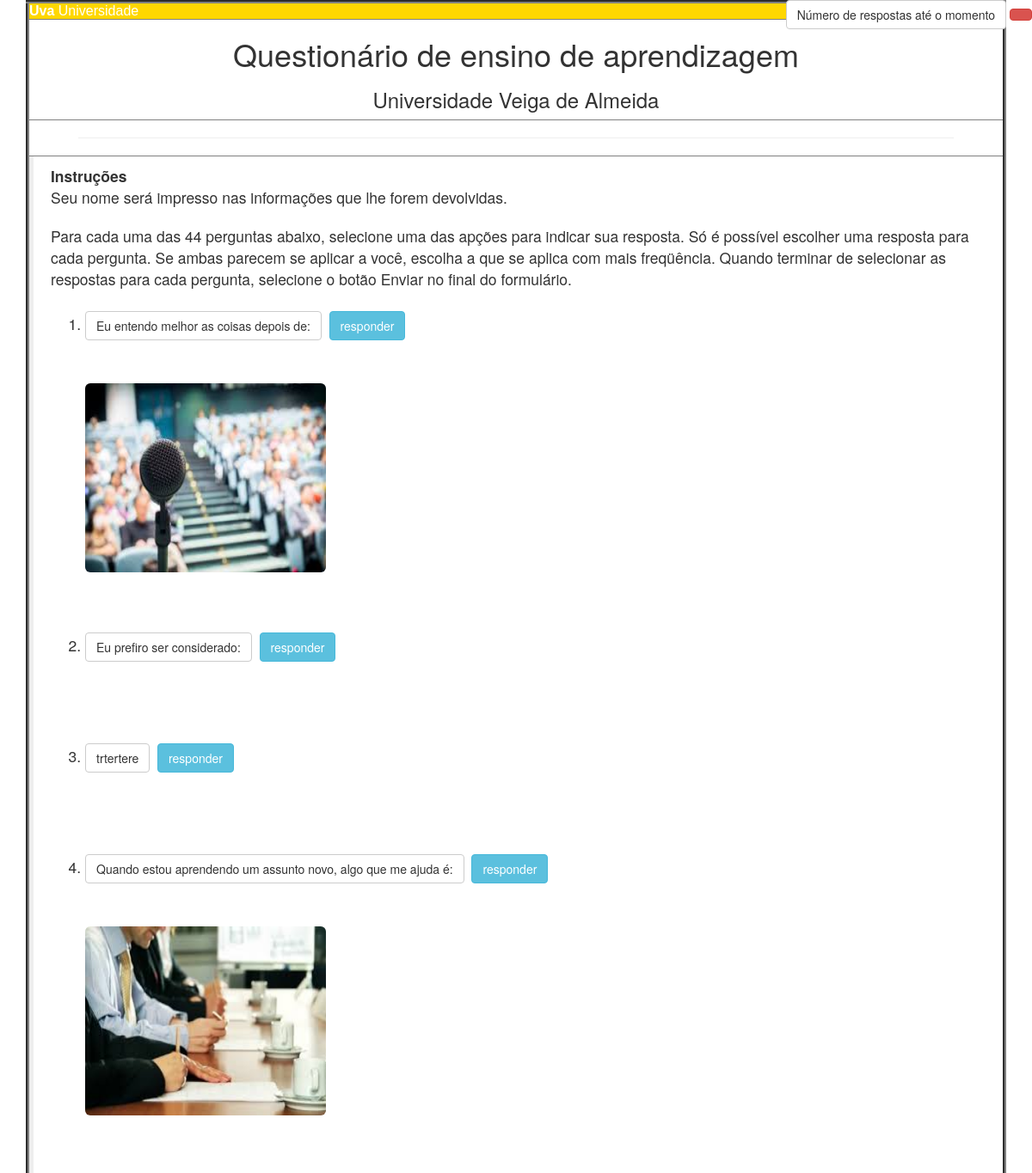
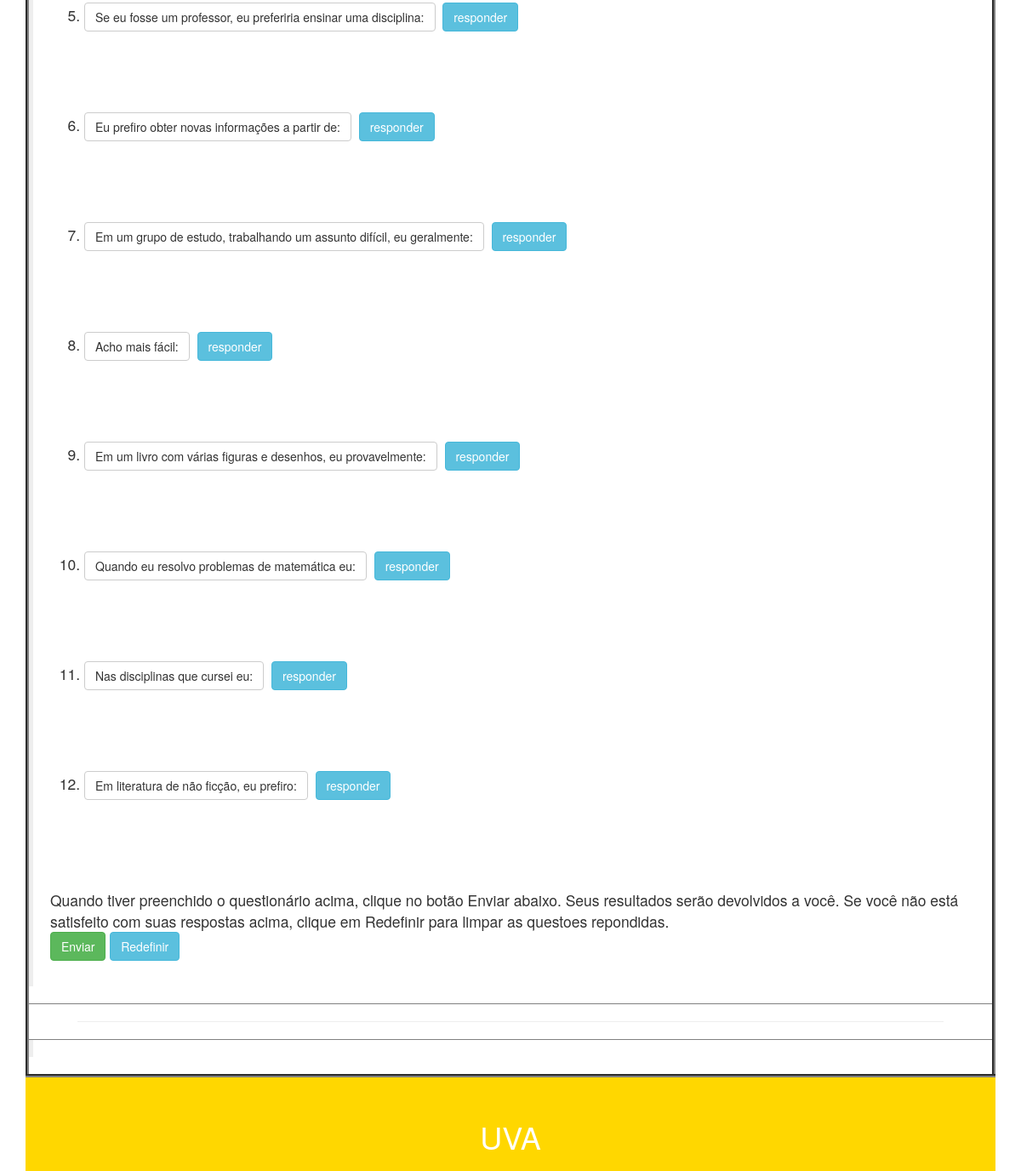
/Questionario_curso_teste.php, run on the app's committed database (2 pictures, top to bottom).
### tables this page shows
CREATE TABLE `questionario` (
  `ID_questionario` int(11) NOT NULL,
  `Conteudo` text NOT NULL,
  `Status` char(3) NOT NULL,
  `conclusao` text NOT NULL,
  `instrucao` text NOT NULL,
  `Nome` text NOT NULL,
  `Numero_questoes_necessarias` int(11) NOT NULL,
  `pagina` varchar(50) NOT NULL,
  `SIS_idcurso` int(11) NOT NULL
);

CREATE TABLE `perguntas` (
  `ID_pergunta` int(11) NOT NULL,
  `Conteudo` text NOT NULL,
  `Status` char(3) NOT NULL,
  `Tipo` varchar(30) DEFAULT NULL,
  `foto` varchar(30) NOT NULL
);

### Questionario_curso_teste.php (the view, shortened to what this page needs)
<?php
include_once 'conexa_acento.php';
$nome="Ensino de aprendizagem";
?>
<HTML>
<HEAD>
    <link rel="stylesheet" href="bootstrap/css/bootstrap.min.css">
</HEAD>
<div1  >
    <b class="btn btn-default">Número de respostas até o momento</b>
    <a class="btn btn-danger"  id='num_respostas'></a>
    </div1>
<BODY BGCOLOR=#ffffff>
<CENTER>
  <TABLE CELLPADDING=2 CELLSPACING=0 BORDER=0 BGCOLOR=#ffd700 WIDTH=95%>
    <TR>
      <TD ALIGN=center VALIGN=middle BGCOLOR=#ffd700 WIDTH=70% ><TABLE CELLPADDING=5 CELLSPACING=0 BORDER=4 BGCOLOR=#ffd700  WIDTH=100%>
          <TR>
            <TD ALIGN=left VALIGN=middle BGCOLOR=#ffd700 ><FONT FACE="Helvetica" COLOR=#ffffff> <B>Uva</B> Universidade </FONT></TD>
          </TR>
          <TR>
            <TD ALIGN=center VALIGN=middle BGCOLOR=#ffffff>
              <H1> Questionário de ensino de aprendizagem</H1>
              <H3>Universidade Veiga de Almeida<BR>
              </H3></TD>
          </TR>
          <TR>
            <TD ALIGN=center VALIGN=middle BGCOLOR=#ffffff><HR WIDTH=90%></TD>
          </TR>
          <TR>
            <TD ALIGN=left VALIGN=middle BGCOLOR=#ffffff><BLOCKQUOTE>
              <FORM ACTION="correcao.php" METHOD="post">
                <B> Instruções </B>
                <P> <?php  $instrucao = "select instrucao from questionario where nome ='".$nome."'" ;
               $instrucao_cont= mysqli_query($con,$instrucao);
               $instrucao = mysqli_fetch_array($instrucao_cont);
               echo $instrucao["instrucao"];
               ?>
               <?php  $questionarios = "select conteudo,Numero_questoes_necessarias from questionario  where nome like '".$nome."' ";
               $questionario_cont= mysqli_query($con,$questionarios);
               $questionario = mysqli_fetch_array($questionario_cont);
               echo $questionario["conteudo"];
               ?>
                <OL>
                    <br>
                      <?php
                      $perguntas = "select p.conteudo,p.ID_pergunta,p.status,p.foto from perguntas
                                    as p inner join contem  on contem.ID_pergunta = p.ID_pergunta
                                    inner join questionario on questionario.ID_questionario = contem.ID_questionario
                                    where questionario.nome like '".$nome."' ";
                      $perguntas_cont= mysqli_query($con,$perguntas);
                       ?>
                     ?> <?php
                      while($pergunta= mysqli_fetch_array($perguntas_cont)){
                          ?><?php
                          $cont=$pergunta["ID_pergunta"];
                          if($pergunta["status"] == "a"){
                       echo  "<LI>";  echo '<a class="btn btn-default">'.$pergunta["conteudo"].'</a>';
 echo '<input type="button" id="respostas'.$cont.'" class="btn btn-info" value="responder" onclick=aparecer('.$cont.','.$questionario["Numero_questoes_necessarias"].'),post'.$cont.'(),atualizar()> ' ; echo "<br><br>";
                          if($pergunta["foto"]!==""){echo "<br>";
      echo '<img src=img/'.$pergunta["foto"].' class="img-rounded" alt="Cinque Terre" width="280" height="220">';
      echo "<br>";
  }
  ?> <h1 id="box">       </H1>
                         </div> <?php
                        echo "<br>";
                        ?>  <div id="limpar<?php echo $cont; ?>"> </div>
                      <?php echo "<br>";
                          } }
                          ?>
                </OL>
                Quando tiver preenchido o questionário acima, clique no botão Enviar abaixo. Seus resultados
                serão devolvidos a você.
                Se você não está satisfeito com suas respostas acima, clique em Redefinir para limpar as questoes repondidas.
                <DL>
                  <DT>
                  <DD>
                     <INPUT TYPE=submit VALUE=Enviar id="finaliza" class="btn btn-success" onclick="return checar()">
                      <INPUT TYPE=reset VALUE=Redefinir class="btn btn-info">
                </DL>
              </FORM></TD>
          </TR>
          <TR>
            <TD ALIGN=center VALIGN=middle BGCOLOR=#ffffff><HR WIDTH=90%></TD>
          </TR>
            <TD ALIGN=left VALIGN=middle BGCOLOR=#ffffff><BLOCKQUOTE>
              </BLOCKQUOTE></TD>
        </TD>
    </TR>
  </TABLE>
</CENTER>
<footer>
    <h1>UVA</h1>
  </footer>
</BODY>
</HTML>

### Questionario_curso_teste.php (style rules this page uses)
div1 { position: fixed; right: 0pt; }
header,footer { background-color: #222; text-align: center; color:#FFF; font-size: 40px; padding: 20px 0; }
footer { background-color: #ffd700; padding: 10px 0; margin-top: 20px; text-align: center; }

### data on the page
questionario: Conteudo "Para cada uma das 44 perguntas abaixo, selecione uma das apções para indicar sua resposta. Só é possível escolher uma resposta para cada pergunta. Se ambas parecem se aplicar a você, escolha a que se aplica com mais freqüência. Quando terminar de selecionar as respostas para cada pergunta, selecione o botão Enviar no final do formulário."
perguntas: Conteudo "Eu entendo melhor as coisas depois de:", foto (picture)
perguntas: Conteudo "Eu prefiro ser considerado:"
perguntas: Conteudo "trtertere"
perguntas: Conteudo "Quando estou aprendendo um assunto novo, algo que me ajuda é:", foto (picture)
perguntas: Conteudo "Se eu fosse um professor, eu preferiria ensinar uma disciplina:"
perguntas: Conteudo "Eu prefiro obter novas informações a partir de:"
perguntas: Conteudo "Em um grupo de estudo, trabalhando um assunto difícil, eu geralmente:"
perguntas: Conteudo "Acho mais fácil:"
perguntas: Conteudo "Em um livro com várias figuras e desenhos, eu provavelmente:"
perguntas: Conteudo "Quando eu resolvo problemas de matemática eu:"
perguntas: Conteudo "Nas disciplinas que cursei eu:"
perguntas: Conteudo "Em literatura de não ficção, eu prefiro:"

### other printed values
$instrucao["instrucao"] "Seu nome será impresso nas informações que lhe forem devolvidas."
